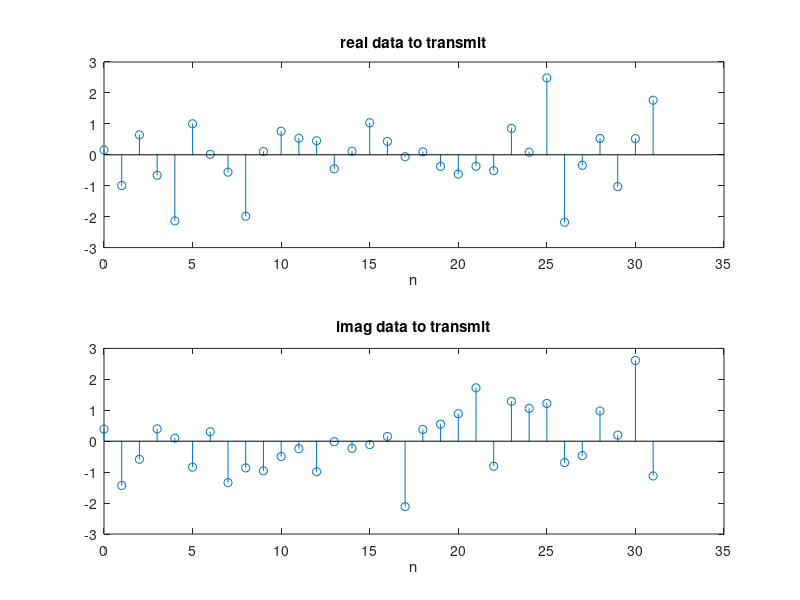
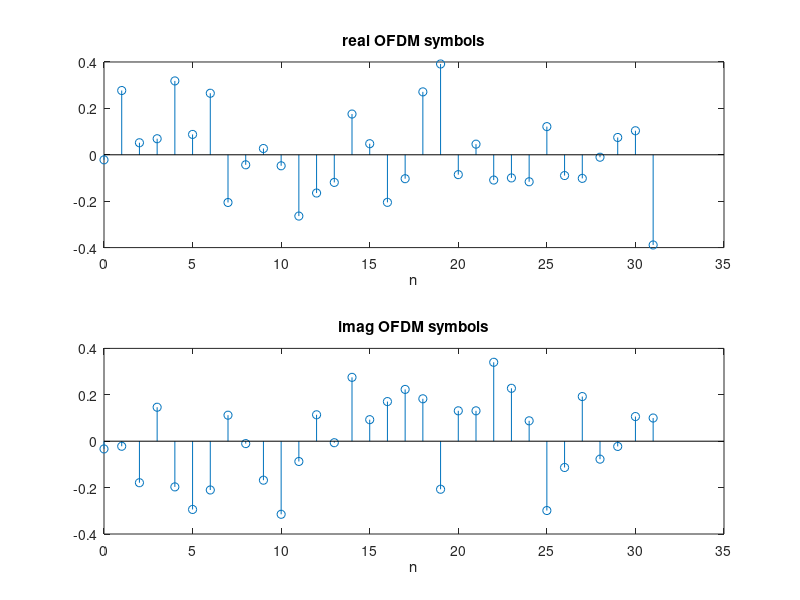
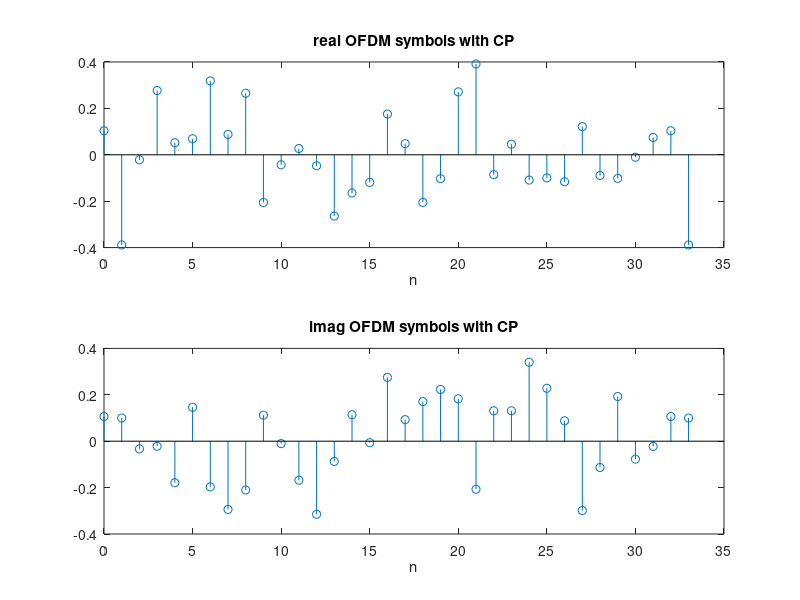
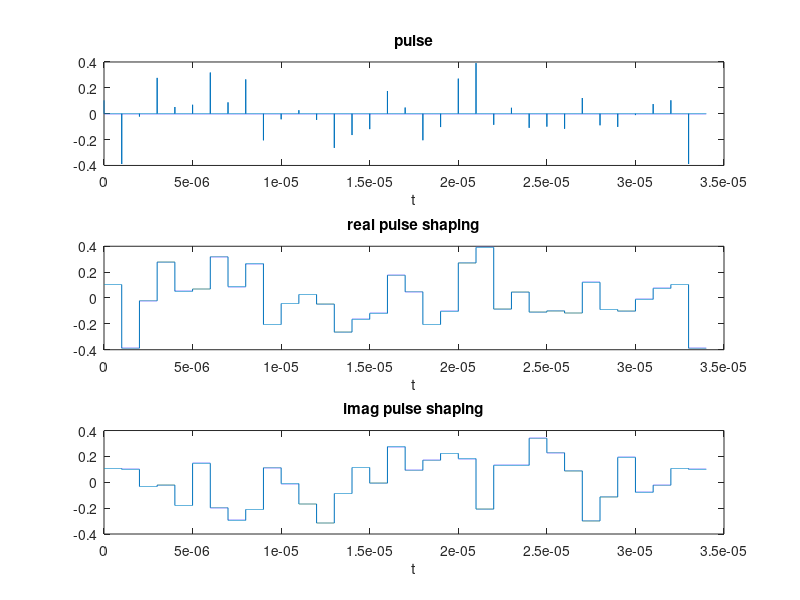

Recreate these plots in MATLAB, in order. (Note: this script raises an error after producing the figures.)
dt = 1e-9;
fct = 1/dt; % CT sampling frequency
wc = 1e8; % carrier frequence
R = 1000; % # of samples in 1us
N = 32;
n = 0:31;
% generate signal
pilot = randn(1,32) + 1i*randn(1,32);
data = randn(1,32) + 1i*randn(1,32);
figure(1)
subplot(2,1,1),stem(n,real(data)),xlabel('n');title('real data to transmit')
subplot(2,1,2),stem(n,imag(data)),xlabel('n');title('imag data to transmit')

% ifft
ofdm = ifft(data);
figure(2)
subplot(2,1,1),stem(n,real(ofdm)),xlabel('n');title('real OFDM symbols')
subplot(2,1,2),stem(n,imag(ofdm)),xlabel('n');title('imag OFDM symbols')

% add CP
cp = 2; % length of CP
ofdm_cp = [ofdm((length(ofdm)-(cp-1)):(length(ofdm))),ofdm]; 
figure(3)
subplot(2,1,1),stem(0:length(ofdm_cp)-1,real(ofdm_cp)),xlabel('n');title('real OFDM symbols with CP')
subplot(2,1,2),stem(0:length(ofdm_cp)-1,imag(ofdm_cp)),xlabel('n');title('imag OFDM symbols with CP')

% DAC Transmitter
xa=upsample(ofdm_cp,R);% upsample the original signal
xz=reshape(repmat(ofdm_cp,R,1),1,[]);% zero order hold
t = (1:length(xz))*dt; % time vector
figure(4)
subplot(3,1,1),plot(t,real(xa)),xlabel('t'),title('pulse')
subplot(3,1,2),plot(t,real(xz)),xlabel('t'),title('real pulse shaping')
subplot(3,1,3),plot(t,imag(xz)),xlabel('t'),title('imag pulse shaping')

% RF-front end
xm = real(xz).*cos(2*pi*wc*t) + 1i*imag(xz).*sin(2*pi*wc*t);
x_fr = fft(xz)/length(xz);
x_frp = abs(fftshift(x_fr));
center = floor(length(x_frp)/2);
figure(5)
subplot(2,1,1),plot(t,real(xm)),ylabel('OFDM pilot RF'),xlabel('t');
subplot(2,1,2),stem(((-100):(100))./dt./length(x_fr)+1e8, x_frp((center-100):(center+100))); 
ylabel('freq of OFDM pilot RF');

% channel
h = [0.5,zeros(1,1499),0.4,zeros(1,999),0.35,zeros(1,499), 0.3];
xc = filter(h,1,xm);
figure(6)
subplot(2,1,1), plot((1:length(xc)).*dt, real(xm)), title('real part before channel');
subplot(2,1,2), plot((1:length(xc)).*dt, real(xc)), title('real part after channel');

% demodulation
xd = 2*(real(xc).*cos(2*pi*wc*t) + 1i*imag(xc).*sin(2*pi*wc*t));
[b,a] = butter(4,wc/(fct/2),'low');
xd_lpf = filter(b,a,xd); % LPF
figure(7)
subplot(2,1,1),plot(t,real(xd_lpf)),xlabel('t'),title('real part of the demodulated signal')
subplot(2,1,2),plot(t,imag(xd_lpf)),xlabel('t'),title('imag part of the demodulated signal')

% ADC
xdd = reshape(xd_lpf,R,[]);
y_cp = mean(xdd,1);
figure(8)
subplot(2,1,1),stem((1:length(y_cp)),real(y_cp)),title('real part'); 
subplot(2,1,2),stem((1:length(y_cp)),imag(y_cp)), title('imag part');

% remove cp
y = y_cp(cp+1:cp+32);
figure(9)
subplot(2,1,1),stem(real(y)),title('real part'); 
subplot(2,1,2),stem(imag(y)), title('imag part');

%  remove the channel effect
Xc = fft(y)./channelGain(pilot)/N;
xc = ifft(Xc);

ofdm_fft = fft(y);
figure(10)
subplot(4,1,1),stem(n,real(ofdm_fft)),xlabel('n');title('real OFDM symbols received')
subplot(4,1,2),stem(n,real(ofdm)),xlabel('n');title('real OFDM symbols')
subplot(4,1,3),stem(n,imag(ofdm_fft)),xlabel('n');title('imag OFDM symbols received')
subplot(4,1,4),stem(n,imag(ofdm)),xlabel('n');title('imag OFDM symbols')

figure(11)
subplot(4,1,1), stem(0:31, real(ofdm_fft)),title(' real OFDM received' ),xlabel(' t' )
subplot(4,1,2), stem(0:31,real (data)),title(' real OFDM pilot'), xlabel('t')
subplot(4,1,3), stem(0:31, imag(ofdm_fft)), title(' imag OFDM received' ),xlabel(' t' )
subplot(4,1,4), stem(0:31, imag(data)), title(' imag OFDM pilot'), xlabel('t')


channelGain=channelGain(pilot);
channelGain_timedomain=ifft(channelGain);
figure(12)
subplot(2,1,1),stem(0:length(channelGain)-1,real(channelGain)),title('channelGain in frequency domain')
subplot(2,1,2),stem(0:length(channelGain)-1,real(channelGain_timedomain)),title('channelGain in time domain')

figure(13)
stem(0:length(xc)-1,real(xc)),xlabel('n'),title('received siganl')

% difference
figure(14)
plot(0:length(ofdm)-1,real(ofdm),'r-')
hold on
plot(0:length(y)-1,real(xc),'b--')
title('length of cp = 2')
legend('the original singal','the received signal')
hold off;
